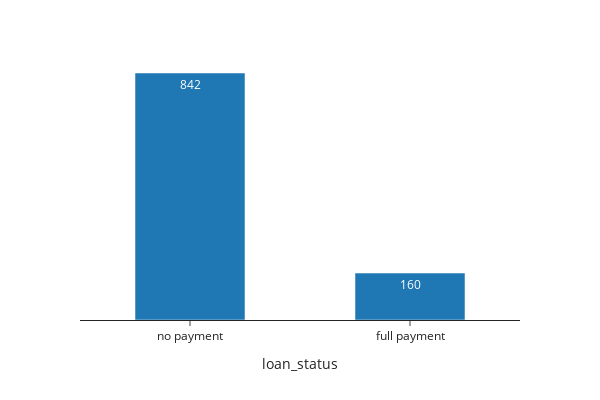

Here is the notebook cell this chart was saved with:
### Code cell
#default
grouped=data.groupby('loan_status').account_name.nunique().reset_index().\
sort_values('account_name', ascending=False)
fig = px.bar(grouped, y='account_name', x='loan_status', text='account_name',
              template='simple_white',width=600,height=400 , barmode='group',
             labels = {'answer': '',"account_name": "Total borrowers"})
fig.update_layout(uniformtext_minsize=8, uniformtext_mode='hide', autosize=False, title_x=0.5,
                  title_font_family ="Calibri",showlegend=False)
fig.update_traces(width=0.5)
fig.update_yaxes(matches=None, showticklabels=False,visible=False)
fig

### Figure 1 — Plotly figure (JSON) as saved in the notebook; plotly's stock layout.template omitted (floating-point values rounded to 4 significant figures)
{"data": [{"alignmentgroup": "True", "hovertemplate": "loan_status=%{x}<br>Total borrowers=%{text}<extra></extra>", "legendgroup": "", "marker": {"color": "#1F77B4", "pattern": {"shape": ""}}, "name": "", "offsetgroup": "", "orientation": "v", "showlegend": false, "text": [842, 160], "textposition": "auto", "type": "bar", "width": 0.5, "x": ["no payment", "full payment"], "xaxis": "x", "y": [842, 160], "yaxis": "y"}], "layout": {"autosize": false, "barmode": "group", "height": 400, "legend": {"tracegroupgap": 0}, "margin": {"t": 60}, "showlegend": false, "title": {"font": {"family": "Calibri"}, "x": 0.5}, "uniformtext": {"minsize": 8, "mode": "hide"}, "width": 600, "xaxis": {"anchor": "y", "domain": [0, 1], "title": {"text": "loan_status"}}, "yaxis": {"anchor": "x", "domain": [0, 1], "showticklabels": false, "title": {"text": "Total borrowers"}, "visible": false}}}
